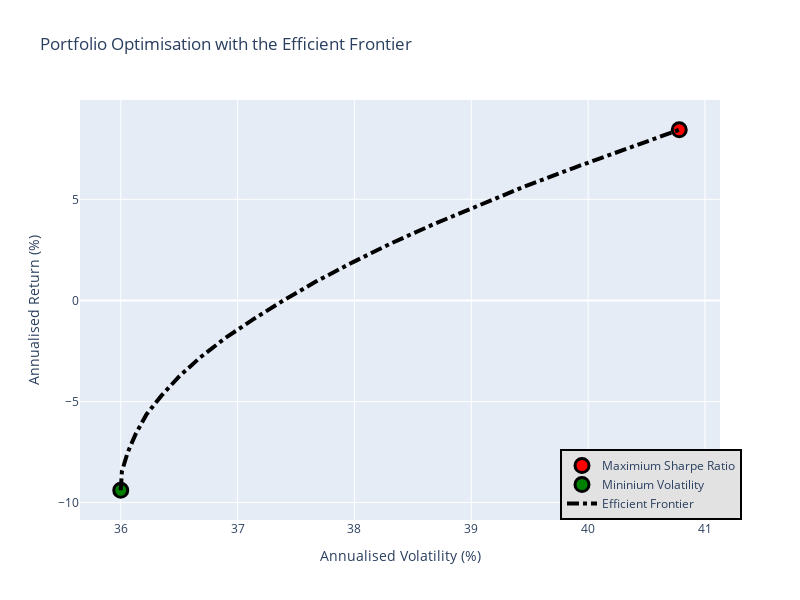

Source (notebook cell):
### Code cell
EF_graph(meanReturns, covMatrix)

### Figure 1 — Plotly figure (JSON) as saved in the notebook; plotly's stock layout.template omitted (floating-point values rounded to 4 significant figures)
{"data": [{"marker": {"color": "red", "line": {"color": "black", "width": 3}, "size": 14}, "mode": "markers", "name": "Maximium Sharpe Ratio", "type": "scatter", "x": [40.78], "y": [8.44]}, {"marker": {"color": "green", "line": {"color": "black", "width": 3}, "size": 14}, "mode": "markers", "name": "Mininium Volatility", "type": "scatter", "x": [36], "y": [-9.39]}, {"line": {"color": "black", "dash": "dashdot", "width": 4}, "mode": "lines", "name": "Efficient Frontier", "type": "scatter", "x": [36, 36.01, 36.06, 36.13, 36.22, 36.35, 36.5, 36.68, 36.89, 37.13, 37.39, 37.67, 37.98, 38.31, 38.67, 39.05, 39.45, 39.88, 40.32, 40.78], "y": [-9.39, -8.45, -7.51, -6.58, -5.64, -4.7, -3.76, -2.82, -1.88, -0.95, -0.01, 0.93, 1.87, 2.81, 3.75, 4.68, 5.62, 6.56, 7.5, 8.44]}], "layout": {"height": 600, "legend": {"bgcolor": "#E2E2E2", "bordercolor": "black", "borderwidth": 2, "traceorder": "normal", "x": 0.75, "y": 0}, "showlegend": true, "title": {"text": "Portfolio Optimisation with the Efficient Frontier"}, "width": 800, "xaxis": {"title": {"text": "Annualised Volatility (%)"}}, "yaxis": {"title": {"text": "Annualised Return (%)"}}}}
